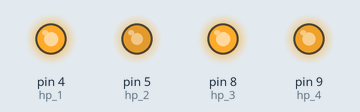
Bench run of a sketch on a simulated Arduino Uno, built with avr-gcc and run on an emulated ATmega328P. On the bench: output pins drawn as LEDs (lit = HIGH).

Above: at 0.15 s.
At 3.46 s:
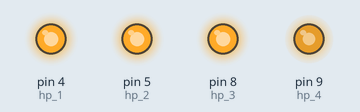
At 9.79 s:
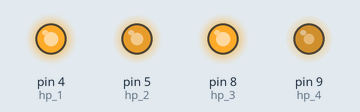
Timing chart, 0 to 16.3 s (numbered marks = the images above):
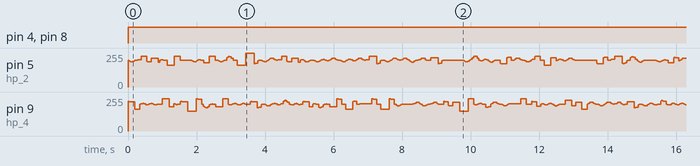

The sketch:

Normandy.ino
```cpp
/*
  SSV Normandy SR1
  Scale model of the BioWare video game Mass Effect 1 & 2 spacecraft "Normandy"
  The "engines" light up with a flickering to imply power, and to resemble the loading screen animations.
  The "portholes" flicker more slowly and with greater amplitude to imply crew members moving around inside.

  I am limiting the microcontroller to 4 mA current per output.  I'm using two DRV8871 h-bridge drivers to power
  of the LED's to their full 20 mA capacity.

  Pinouts
  0 - low battery warning / collision navigation strobes
  1 -
  4 - port outboard engine
  5 - port inboard engine
  8 - starboard inboard engine
  9 - starboard outboard engine
  16 -
  18 -
  19 -
  26 -
  27 - brightness adjustment input
  29 - battery voltage monitor
*/

#include <FastLED.h>

const int hp_1 = 4;
const int hp_2 = 5;
const int hp_3 = 8;
const int hp_4 = 9;


void setup() {
    initShip();
}

void loop() {
  // service the engine animation frequently
  animateEngines();
}

void animateEngines() { // consider allowing a variable to be passed for intensity
  // Use millis() scaled down as the time coordinate for the noise function
  uint32_t timeCoord = millis() * 1; // Multiplier controls the flicker speed

  // inoise8 generates a smooth value between 0 and 255
  uint8_t noiseVal1 = inoise8(timeCoord);
  uint8_t noiseVal2 = inoise8(timeCoord + 55555);
  uint8_t noiseVal3 = inoise8(timeCoord + 77777);
  uint8_t noiseVal4 = inoise8(timeCoord + 99999);

  // Map the noise output to a rocket brightness
  // 150 to 255 seems a match for the loading screen animations
  // 0 to 255 and a time factor of .02 to .04 could animate porthole lights
  int brightness1 = map(noiseVal1, 0, 255, 150, 255);
  int brightness2 = map(noiseVal2, 0, 255, 150, 255);
  int brightness3 = map(noiseVal3, 0, 255, 150, 255);
  int brightness4 = map(noiseVal4, 0, 255, 150, 255);

  lightA(brightness1);
  lightB(brightness2);
  lightC(brightness3);
  lightD(brightness4);
}

void allOn() {
  lightA(255);
  lightB(255);
  lightC(255);
  lightD(255);
}

void allStop() {
  lightA(0);
  lightB(0);
  lightC(0);
  lightD(0);
}

void lightA(int brightness) {
  analogWrite(hp_1, brightness);
}

void lightB(int brightness) {
  analogWrite(hp_2, brightness);
}

void lightC(int brightness) {
  analogWrite(hp_3, brightness);
}

void lightD(int brightness) {
  analogWrite(hp_4, brightness);
}

void initShip() {
    pinMode(hp_1, OUTPUT);
    pinMode(hp_2, OUTPUT);
    pinMode(hp_3, OUTPUT);
    pinMode(hp_4, OUTPUT);
}
```

Measured:
- by itself, pin 4 (hp_1), pin 8 (hp_3): LOW → HIGH at 0.00 s
